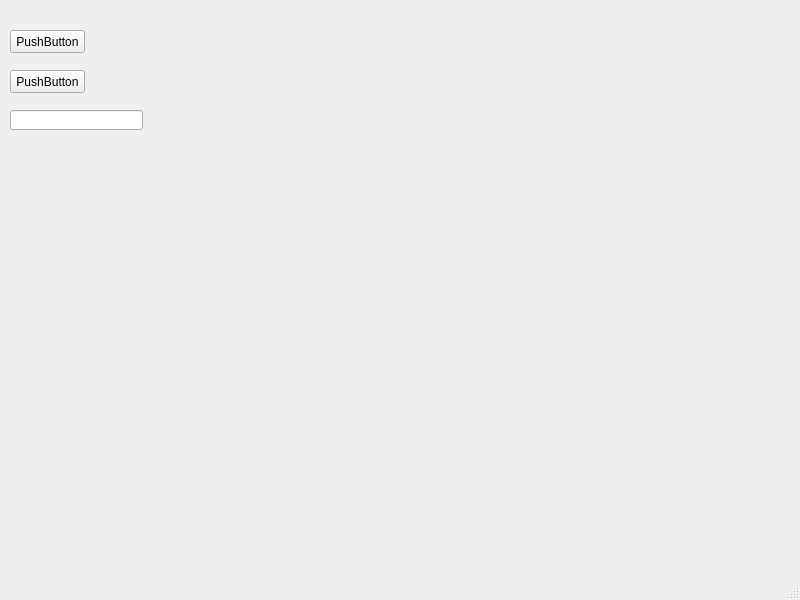
<?xml version="1.0" encoding="UTF-8"?>
<ui version="4.0">
 <class>MainWindow</class>
 <widget class="QMainWindow" name="MainWindow">
  <property name="geometry">
   <rect>
    <x>0</x>
    <y>0</y>
    <width>800</width>
    <height>600</height>
   </rect>
  </property>
  <property name="windowTitle">
   <string>MainWindow</string>
  </property>
  <widget class="QWidget" name="centralwidget">
   <widget class="QPushButton" name="pushButton">
    <property name="geometry">
     <rect>
      <x>10</x>
      <y>70</y>
      <width>75</width>
      <height>23</height>
     </rect>
    </property>
    <property name="text">
     <string>PushButton</string>
    </property>
   </widget>
   <widget class="QLineEdit" name="lineEdit">
    <property name="geometry">
     <rect>
      <x>10</x>
      <y>110</y>
      <width>133</width>
      <height>20</height>
     </rect>
    </property>
   </widget>
   <widget class="QPushButton" name="pushButton_2">
    <property name="geometry">
     <rect>
      <x>10</x>
      <y>30</y>
      <width>75</width>
      <height>23</height>
     </rect>
    </property>
    <property name="text">
     <string>PushButton</string>
    </property>
   </widget>
  </widget>
  <widget class="QMenuBar" name="menubar">
   <property name="geometry">
    <rect>
     <x>0</x>
     <y>0</y>
     <width>800</width>
     <height>21</height>
    </rect>
   </property>
  </widget>
  <widget class="QStatusBar" name="statusbar"/>
 </widget>
 <resources/>
 <connections/>
</ui>
